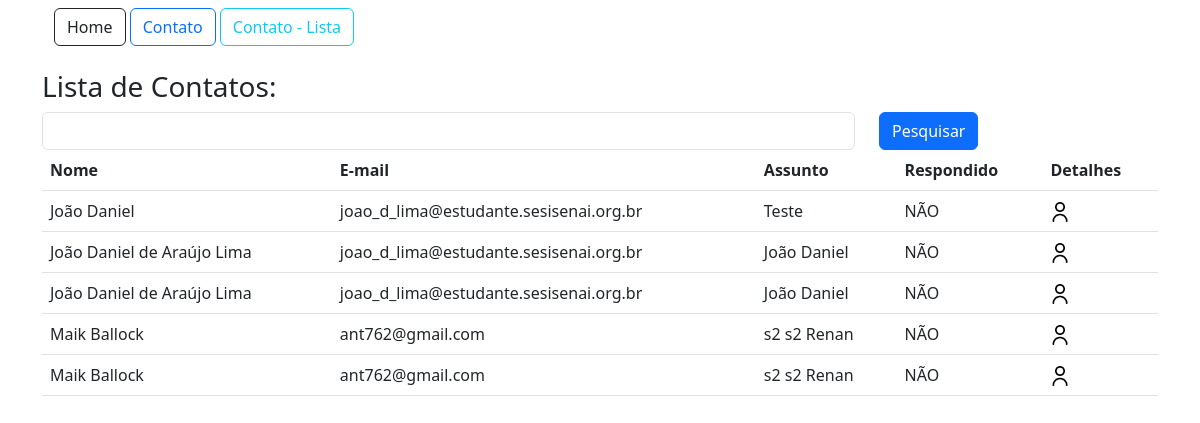
The app's page /contato/lista/, older data.
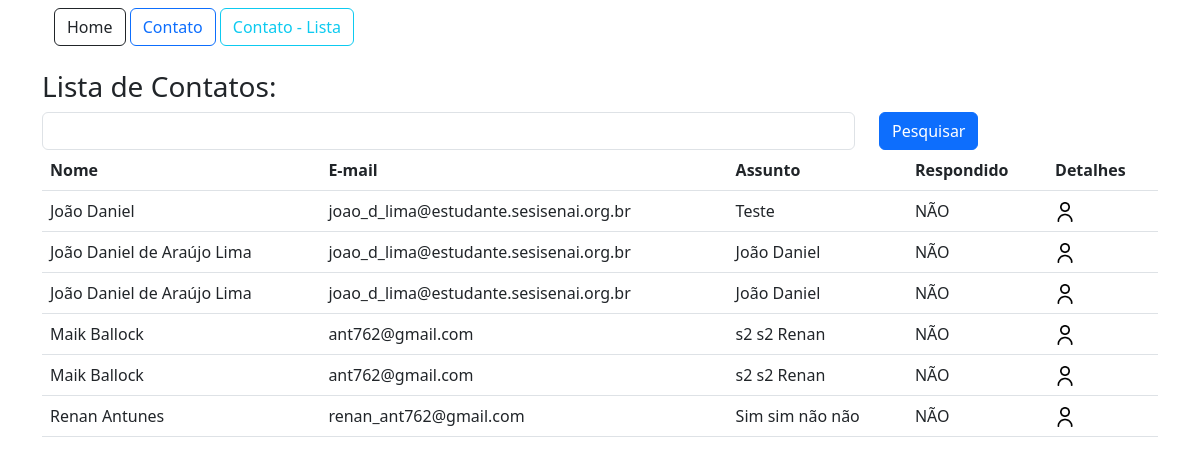
The same page, newer data.
### app/models.py (models this page shows)
class Contato (db.Model):
    id = db.Column (db.Integer, primary_key = True)
    data_envio = db.Column (db.DateTime, default = datetime.now())
    nome = db.Column (db.String, nullable = True)
    email = db.Column (db.String, nullable = True)
    assunto = db.Column (db.String, nullable = True)
    mensagem = db.Column (db.String, nullable = True)
    respondido = db.Column (db.Integer, default = 0)

### app/view.py (the view)
@app.route('/contato/lista/')
def contatoLista ():
    if request.method == 'GET':
        pesquisa = request.args.get('pesquisa', '')
    dados = Contato.query.order_by('nome')
    if pesquisa != '':
        dados = dados.filter_by (nome=pesquisa)
    context = {'dados': dados.all()}
    for linha in dados:
        print(linha.nome)
        print(linha.email)
        print(linha.assunto)
        print(linha.respondido)
    return render_template('contatoLista.html', context=context)

### app/templates/contatoLista.html
{% extends 'base.html' %}
{% block content %}
<div class="container">
  {% include 'nave.html' %}
  <div class="row mt-4">
    <h3>Lista de Contatos:</h3>
    <form method="get" class="row">
      <div class="col-9">
        <input type="text" name="pesquisa" class="form-control">
      </div>
      <div class="col-3">
        <button type="submit" class="btn btn-primary"> Pesquisar </button>
      </div>
    </form>
    <div class="col-12">
      <table class="table">
        <thead>
          <th>Nome</th>
          <th>E-mail</th>
          <th>Assunto</th>
          <th>Respondido</th>
          <th>Detalhes</th>
        </thead>
        <tbody>
          {% for linha in context['dados'] %}
          <tr>
            <td>{{linha.nome}}</td>
            <td>{{linha.email}}</td>
            <td>{{linha.assunto}}</td>
            <td>
              {% if linha.respondido == 1 %}
              SIM
              {% else %}
              NÃO
              {% endif %}
            </td>
            <td><a href="{{url_for('contatoDetail', id=linha.id)}}"> <img
                  src="{{url_for('static', filename='img/do-utilizador.png')}}" style="width: 20px;"></a>
            </td>
          </tr>
        </tbody>
        {% endfor %}
      </table>
    </div>
  </div>
</div>
{% endblock %}

### app/templates/base.html (shortened to what this page needs)
<!DOCTYPE html>
<html lang="en">
<head>
    <link rel="stylesheet" href="https://cdn.jsdelivr.net/npm/bootstrap@5.3.0/dist/css/bootstrap.min.css" />
</head>
<body>
    <section class="container-fluid mt-2">
        {% block content %} {% endblock %}
    </section>
</body>
</html>

### app/templates/nave.html
{% extends 'base.html' %}
{% block content %}
<a href="/" class="btn btn-outline-dark"> Home </a>
<a href="{{url_for ('contato')}}" class="btn btn-outline-primary"> Contato </a>
<a href="{{url_for ('contatoLista')}}" class="btn btn-outline-info"> Contato - Lista </a>
{% endblock %}

Row changes from the older to the newer data that the page shows:
added Contato: nome "Renan Antunes", email "renan_ant762@gmail.com", assunto "Sim sim não não", respondido "NÃO"
